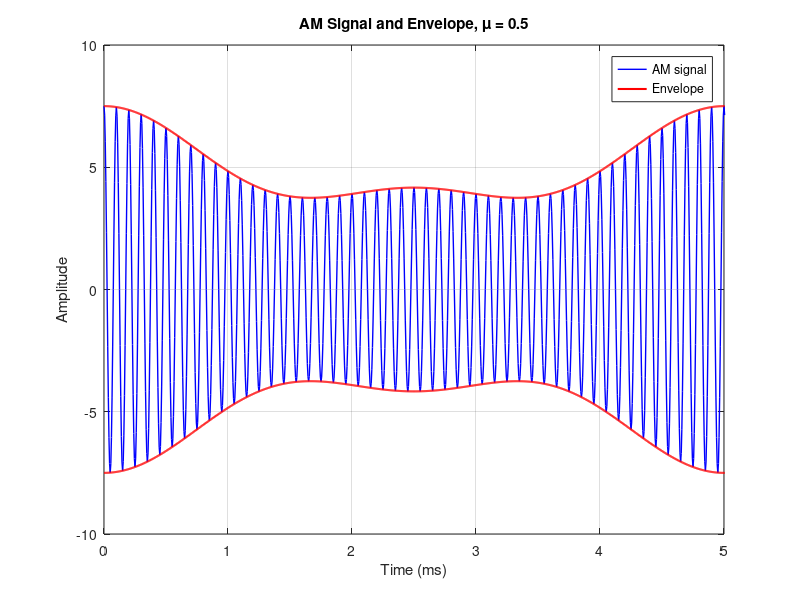
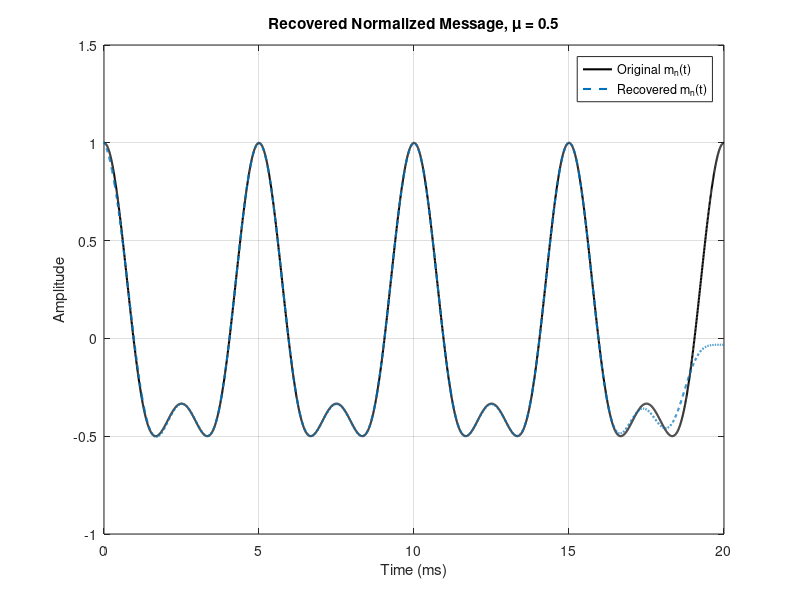
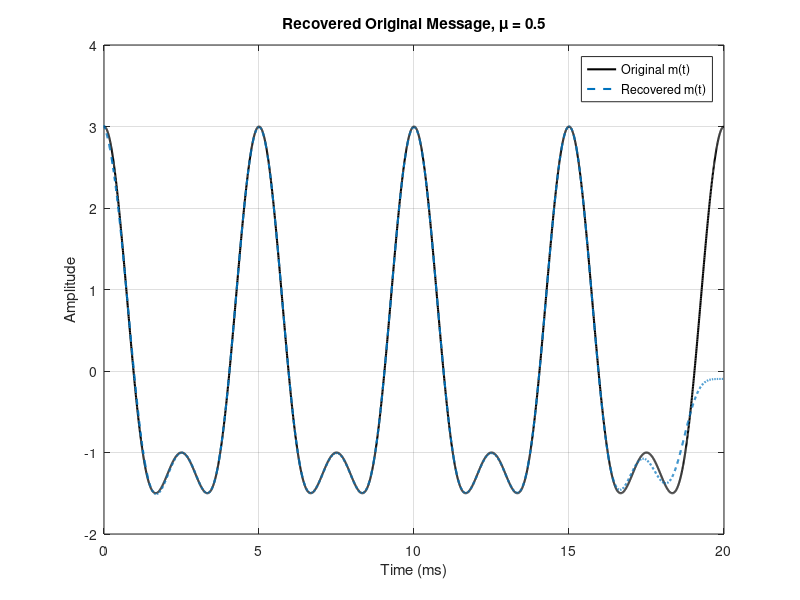
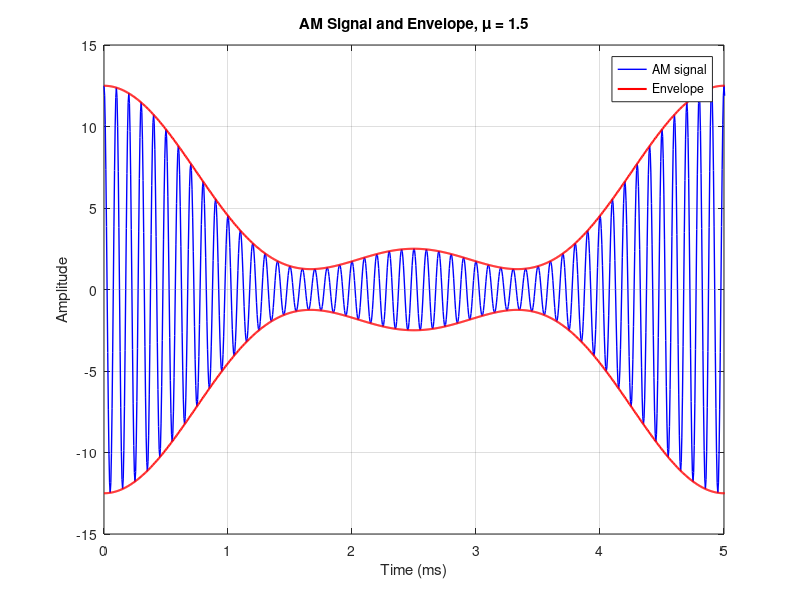

Reproduce these figures in MATLAB, in order.
clc;
clear;
close all;

Ac = 5;                  
fc = 10e3;               

fs = 200e3;              
T  = 0.02;               
t  = 0:1/fs:T-1/fs;     

m = 2*cos(400*pi*t) + cos(800*pi*t);


m_max = max(m);
mn = m / m_max;

Bm = 400;               

mu_values = [0.5 1.5];

f_cut = 600;             
[b,a] = butter(6, f_cut/(fs/2));

for k = 1:length(mu_values)
    mu = mu_values(k);

    s = Ac * (1 + mu*mn) .* cos(2*pi*fc*t);

   
    env = abs(hilbert(s));
    mn_hat = (env/Ac - 1)/mu;

    mn_hat_f = filtfilt(b, a, mn_hat);

    m_hat = mn_hat_f * m_max;

    
    figure;
    plot(t*1000, s, 'b', 'LineWidth', 1);
    hold on;
    plot(t*1000, env, 'r', 'LineWidth', 1.5);
    plot(t*1000, -env, 'r', 'LineWidth', 1.5);
    grid on;
    xlabel('Time (ms)');
    ylabel('Amplitude');
    title(['AM Signal and Envelope, \mu = ', num2str(mu)]);
    legend('AM signal', 'Envelope', 'Location', 'best');
    xlim([0 5]);

   
    figure;
    plot(t*1000, mn, 'k', 'LineWidth', 1.5);
    hold on;
    plot(t*1000, mn_hat_f, '--', 'LineWidth', 1.5);
    grid on;
    xlabel('Time (ms)');
    ylabel('Amplitude');
    title(['Recovered Normalized Message, \mu = ', num2str(mu)]);
    legend('Original m_n(t)', 'Recovered m_n(t)', 'Location', 'best');
    xlim([0 20]);

   
    figure;
    plot(t*1000, m, 'k', 'LineWidth', 1.5);
    hold on;
    plot(t*1000, m_hat, '--', 'LineWidth', 1.5);
    grid on;
    xlabel('Time (ms)');
    ylabel('Amplitude');
    title(['Recovered Original Message, \mu = ', num2str(mu)]);
    legend('Original m(t)', 'Recovered m(t)', 'Location', 'best');
    xlim([0 20]);


    err = m - m_hat;
    mse = mean(err.^2);
    fprintf('mu = %.1f --> MSE = %.6e\n', mu, mse);

    env_factor_min = min(1 + mu*mn);
    fprintf('mu = %.1f --> minimum envelope factor = %.6f\n', mu, env_factor_min);
end
